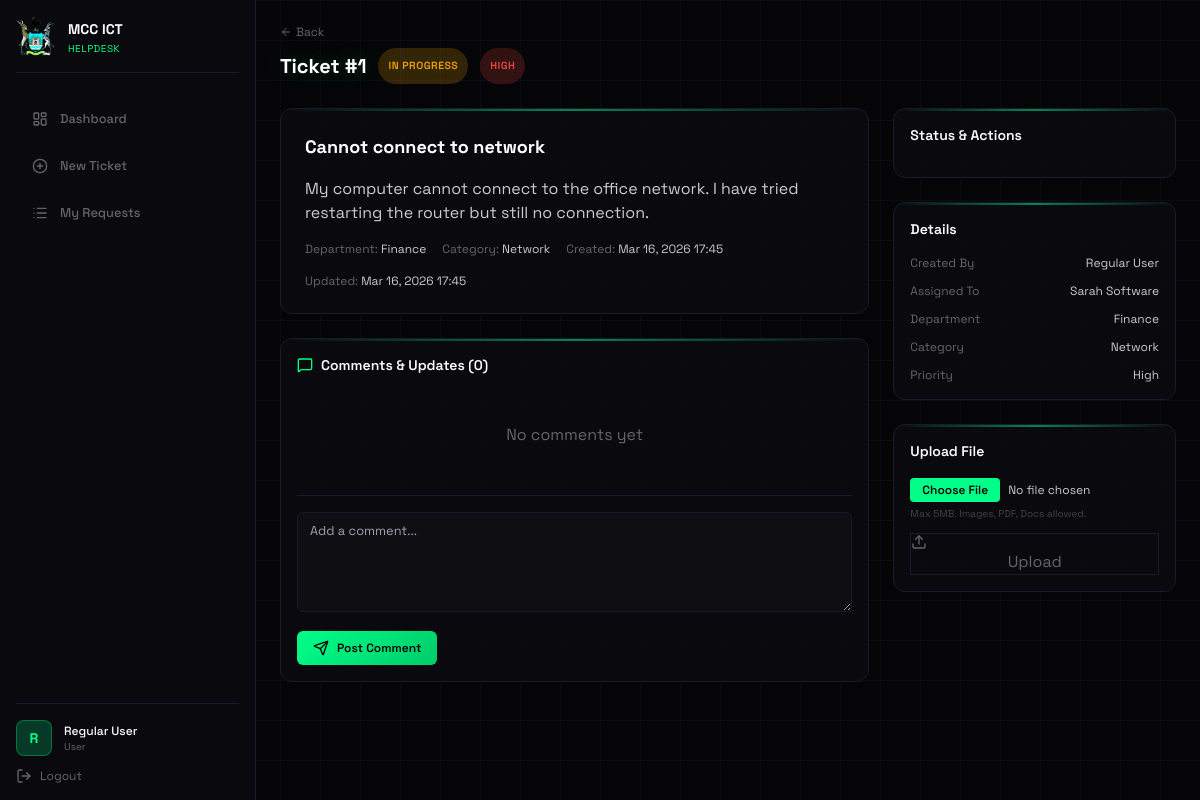
/user/ticket_detail.php?id=1 (signed in), run on an earlier commit of the app's database.
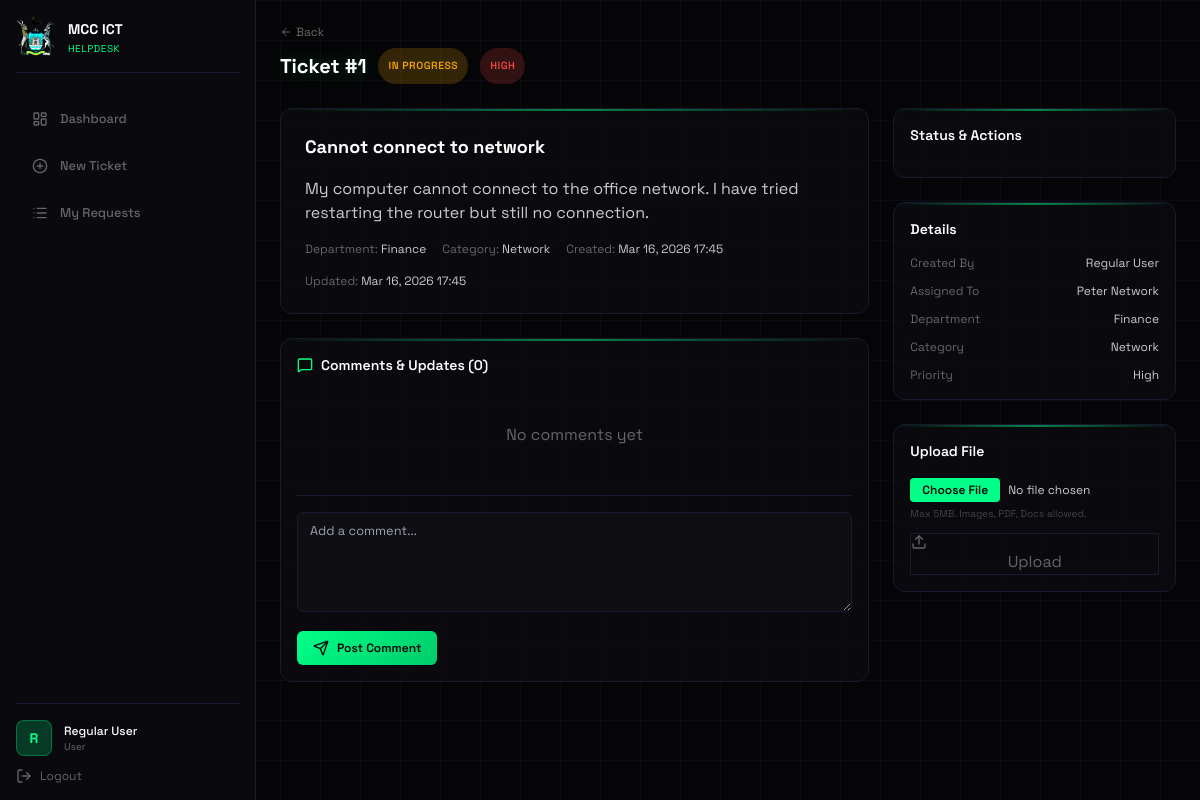
And on a later commit of the database.
### tables this page shows
CREATE TABLE tickets (
    id INT AUTO_INCREMENT PRIMARY KEY,
    title VARCHAR(200) NOT NULL,
    description TEXT NOT NULL,
    department VARCHAR(100) NOT NULL,
    category ENUM('network', 'hardware', 'software', 'login') NOT NULL,
    priority ENUM('high', 'medium', 'low') NOT NULL,
    status ENUM('open', 'in_progress', 'resolved', 'closed') DEFAULT 'open',
    created_by INT NOT NULL,
    assigned_to INT NULL,
    created_at TIMESTAMP DEFAULT CURRENT_TIMESTAMP,
    updated_at TIMESTAMP DEFAULT CURRENT_TIMESTAMP ON UPDATE CURRENT_TIMESTAMP,
    FOREIGN KEY (created_by) REFERENCES users(id),
    FOREIGN KEY (assigned_to) REFERENCES technicians(id)
);

CREATE TABLE technicians (
    id INT AUTO_INCREMENT PRIMARY KEY,
    user_id INT UNIQUE,
    name VARCHAR(100) NOT NULL,
    specialization ENUM('network', 'hardware', 'software', 'general') NOT NULL,
    current_workload INT DEFAULT 0,
    status ENUM('available', 'busy', 'offline') DEFAULT 'available',
    phone VARCHAR(20),
    email VARCHAR(100),
    created_at TIMESTAMP DEFAULT CURRENT_TIMESTAMP,
    FOREIGN KEY (user_id) REFERENCES users(id) ON DELETE SET NULL
);

CREATE TABLE users (
    id INT AUTO_INCREMENT PRIMARY KEY,
    name VARCHAR(100) NOT NULL,
    email VARCHAR(100) UNIQUE NOT NULL,
    password VARCHAR(255) NOT NULL,
    role ENUM('admin', 'technician', 'user') NOT NULL,
    department VARCHAR(100) NOT NULL,
    created_at TIMESTAMP DEFAULT CURRENT_TIMESTAMP,
    updated_at TIMESTAMP DEFAULT CURRENT_TIMESTAMP ON UPDATE CURRENT_TIMESTAMP
);

### user/ticket_detail.php (the view, shortened to what the changed rows need)
<?php
$database = new Database();
$conn = $database->getConnection();
$ticket_id = isset($_GET['id']) ? (int)$_GET['id'] : 0;
$ticket = $conn->query("SELECT t.*, u.name as created_by_name, u.email as created_by_email, tech.name as assigned_to_name
                         FROM tickets t
                         LEFT JOIN users u ON t.created_by = u.id
                         LEFT JOIN technicians tech ON t.assigned_to = tech.id
                         WHERE t.id = $ticket_id")->fetch_assoc();
?>
<!DOCTYPE html>
<html lang="en">
<head>
    <script src="https://cdn.tailwindcss.com"></script>
</head>
<body class="min-h-screen grid-bg">
    <div class="flex">
        <main class="ml-64 flex-1 p-6 h-screen overflow-y-auto">
            <div class="flex items-center justify-between mb-6">
                <div>
                    <h1 class="text-xl font-bold text-white glow-text flex items-center gap-3">
                        Ticket #<?php echo $ticket_id; ?>
                        <span class="badge badge-<?php echo $ticket['status']; ?>"><?php echo ucfirst(str_replace('_', ' ', $ticket['status'])); ?></span>
                        <span class="badge badge-<?php echo $ticket['priority']; ?>"><?php echo ucfirst($ticket['priority']); ?></span>
                    </h1>
                </div>
            </div>
            <div class="grid grid-cols-3 gap-6">
                <div class="col-span-2 space-y-6">
                    <div class="cyber-card p-6">
                        <h2 class="text-lg font-bold text-white mb-4"><?php echo htmlspecialchars($ticket['title']); ?></h2>
                        <div class="text-[#ccc] mb-4 whitespace-pre-wrap"><?php echo htmlspecialchars($ticket['description']); ?></div>
                        <div class="flex flex-wrap gap-4 text-xs text-[#666]">
                            <span>Department: <span class="text-[#ccc]"><?php echo $ticket['department']; ?></span></span>
                            <span>Category: <span class="text-[#ccc] capitalize"><?php echo $ticket['category']; ?></span></span>
                            <span>Created: <span class="text-[#ccc]"><?php echo date('M d, Y H:i', strtotime($ticket['created_at'])); ?></span></span>
                            <span>Updated: <span class="text-[#ccc]"><?php echo date('M d, Y H:i', strtotime($ticket['updated_at'])); ?></span></span>
                        </div>
                    </div>
                </div>
                <div class="space-y-6">
                    <div class="cyber-card p-4">
                        <div class="space-y-3 text-xs">
                            <div class="flex justify-between">
                                <span class="text-[#666]">Created By</span>
                                <span class="text-[#ccc]"><?php echo htmlspecialchars($ticket['created_by_name']); ?></span>
                            </div>
                            <div class="flex justify-between">
                                <span class="text-[#666]">Assigned To</span>
                                <span class="text-[#ccc]"><?php echo $ticket['assigned_to_name'] ? htmlspecialchars($ticket['assigned_to_name']) : '<span class="text-[#444]">Unassigned</span>'; ?></span>
                            </div>
                            <div class="flex justify-between">
                                <span class="text-[#666]">Department</span>
                                <span class="text-[#ccc]"><?php echo $ticket['department']; ?></span>
                            </div>
                            <div class="flex justify-between">
                                <span class="text-[#666]">Category</span>
                                <span class="text-[#ccc] capitalize"><?php echo $ticket['category']; ?></span>
                            </div>
                            <div class="flex justify-between">
                                <span class="text-[#666]">Priority</span>
                                <span class="text-[#ccc] capitalize"><?php echo $ticket['priority']; ?></span>
                            </div>
                        </div>
                    </div>
                </div>
            </div>
        </main>
    </div>
</body>
</html>

What changed in the data, as far as the page shows it:
changed tickets "Cannot connect to network": assigned_to.name "Sarah Software" → "Peter Network"
